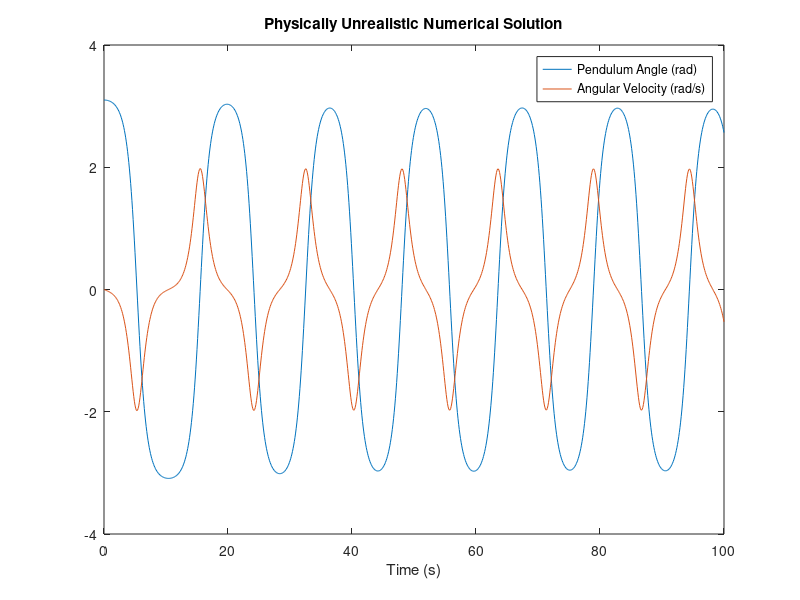
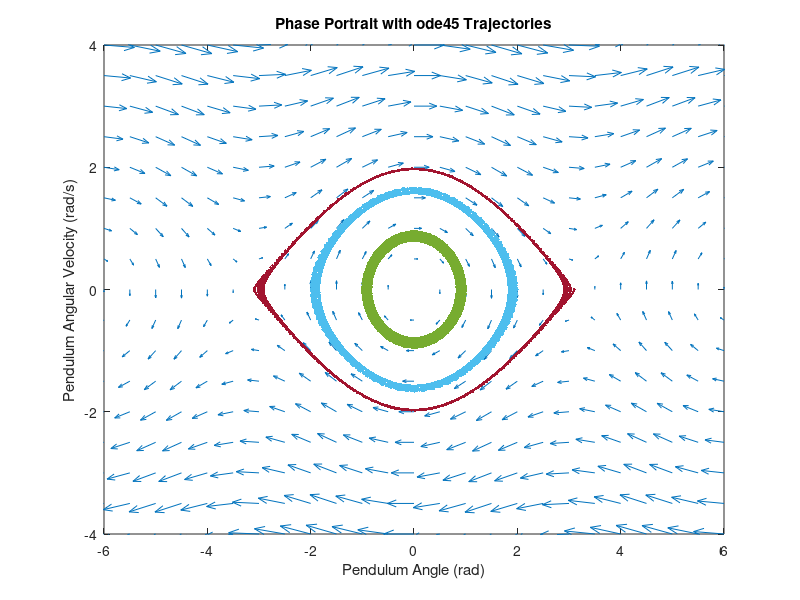

These charts were generated, in order, by the following MATLAB code: (Note: this script raises an error after producing the figures.)
clear; clc; close all;

%% Problem 1
% theta' = phi
% phi'     = -g/len * sin(theta)
g = 9.8;
len = 10;

% z = [theta; phi]
obj = @(z) [ z(2); -g/len * sin(z(1))];
z0 = [3.1; 0];
[t, z] = ode45(@(t, z) obj(z), 0:0.1:100, z0);

theta_sample = z(1:500, 1);
phi_sample = z(1:500, 2);

save('A1.dat', 'theta_sample', '-ascii');
save('A2.dat', 'phi_sample', '-ascii');

%% Problem 2
figure(1);
clf;
plot(t, z);
title('Physically Unrealistic Numerical Solution');
xlabel('Time (s)');
legend('Pendulum Angle (rad)', 'Angular Velocity (rad/s)');

print(gcf, '-dpng', 'non_conservative_pendulum.png');

%% Problem 3
figure(2);
clf;
[X, Y] = meshgrid(-6:0.5:6, -4:0.5:4);
quiver(X, Y, Y, -g/len * sin(X));
xlim([-6, 6]);
ylim([-4, 4]);
hold on

get_solution = @(z0) ode45(@(t, z) obj(z), 0:0.1:1000, z0);
plot_solution = @(sol) plot(sol(:, 1), sol(:, 2), '.');

[~, sol_1] = get_solution([1; 0]);
[~, sol_2] = get_solution([2; 0]);
[~, sol_3] = get_solution([3.1; 0]);
plot_solution(sol_1);
plot_solution(sol_2);
plot_solution(sol_3);

title('Phase Portrait with ode45 Trajectories');
xlabel('Pendulum Angle (rad)');
ylabel('Pendulum Angular Velocity (rad/s)');

print(gcf, '-dpng', 'pendulum_phase_ode45.png');

%% Problem 4
f_symp = @(t, x, v) v;
g_symp = @(t, x, v) -g/len * sin(x);
[t, x, v] = symplecticEuler(f_symp, g_symp, 0:0.1:100, 3.1, 0);

theta_sample = x(1:500);
phi_sample = v(1:500);

save('B1.dat', 'theta_sample', '-ascii');
save('B2.dat', 'phi_sample', '-ascii');

%% Problem 5
figure(3);
clf;
plot(t, x);
hold on
plot(t, v);
title('Energy-Conserving Numerical Solution');
xlabel('Time (s)');
legend('Pendulum Angle (rad)', 'Angular Velocity (rad/s)');

print(gcf, '-dpng', 'conservative_pendulum.png');

%% Problem 6
figure(4);
clf;
[X, Y] = meshgrid(-6:0.5:6, -4:0.5:4);
quiver(X, Y, Y, -g/len * sin(X));
xlim([-6, 6]);
ylim([-4, 4]);
hold on

get_solution = @(x0, v0) symplecticEuler(f_symp, g_symp, 0:0.1:1000, x0, v0);
plot_solution = @(x, v) plot(x, v, '.');

[~, x1, v1] = get_solution(1, 0);
[~, x2, v2] = get_solution(2, 0);
[~, x3, v3] = get_solution(3.1, 0);
plot_solution(x1, v1);
plot_solution(x2, v2);
plot_solution(x3, v3);

title('Phase Portrait with sympEuler Trajectories');
xlabel('Pendulum Angle (rad)');
ylabel('Pendulum Angular Velocity (rad/s)');

print(gcf, '-dpng', 'pendulum_phase_sympEuler_dt_0.1.png');

%% Problem 7
load('tprism_spec.mat');
F = calcSpringForces(nodes, springs);
save('C1.dat', 'F', '-ascii');

%% Problem 8
c = 5;
dXdt = @(t, x, v) v;
dVdt = @(t, x, v) calcSpringForces(x, springs) - c*v;

[t, x, v] = symplecticEuler(dXdt, dVdt, 0:0.01:50, nodes, zeros(size(nodes)));

save('D1.dat', 'x', '-ascii');
save('D2.dat', 'v', '-ascii');

%% Problem 9
final_pos = x(end, :);
[final_forces, springs_aug] = calcSpringForces(final_pos, springs);

%% Problem 10
Xrest = final_pos;
save('E1.dat', 'Xrest', '-ascii');
save('F1.dat', 'final_forces', '-ascii');

spring_lengths = springs_aug(:, end);
save('F2.dat', 'spring_lengths', '-ascii');

%% Problem 11
figure(5);
clf;
drawSpringMassSystem(Xrest, springs);
view([-10 30]);
print(gcf, '-dpng', 'tprism_side.png');
view([0 90]);
print(gcf, '-dpng', 'tprism_above.png');

